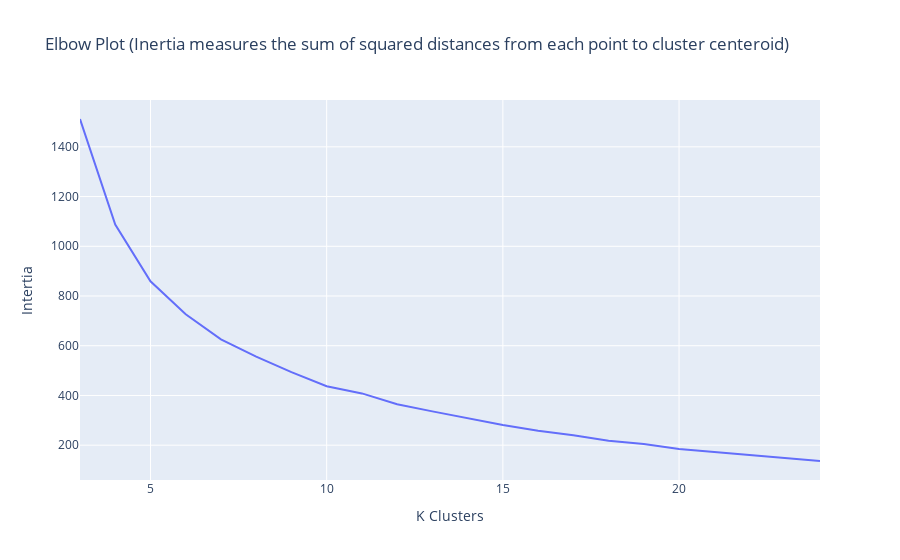

This figure's notebook cell:
### Markdown cell above
Minimizing this intertia measurement is one way to indicate a good clustering, however inertia will always continue to decrease as the cluster count increases.  Therefore, we will look for an elbow point in the interia plot below which indicates a point where increasing the cluster count has diminishing returns.

### Code cell
fig = go.Figure()
fig.add_trace(go.Scatter(x=df['k'],y=df['inertia'],mode='lines'))
fig.update_layout(title='Elbow Plot (Inertia measures the sum of squared distances from each point to cluster centeroid)',
                 xaxis_title='K Clusters',
                 yaxis_title='Intertia')
fig.show()

### Figure 1 — Plotly figure (JSON) as saved in the notebook; plotly's stock layout.template omitted (floating-point values rounded to 4 significant figures)
{"data": [{"mode": "lines", "type": "scatter", "x": [3, 4, 5, 6, 7, 8, 9, 10, 11, 12, 13, 14, 15, 16, 17, 18, 19, 20, 21, 22, 23, 24], "y": [1512.0, 1087.0, 859.0, 726.4, 625.4, 556.3, 493.6, 437.2, 408.3, 365.0, 335.9, 307.4, 280.8, 258.0, 239.9, 217.4, 204.3, 184.2, 172.3, 158.9, 149.2, 136.4]}], "layout": {"autosize": true, "title": {"text": "Elbow Plot (Inertia measures the sum of squared distances from each point to cluster centeroid)"}, "xaxis": {"autorange": true, "range": [3, 24], "title": {"text": "K Clusters"}, "type": "linear"}, "yaxis": {"autorange": true, "range": [59.95, 1588.0], "title": {"text": "Intertia"}, "type": "linear"}}}
